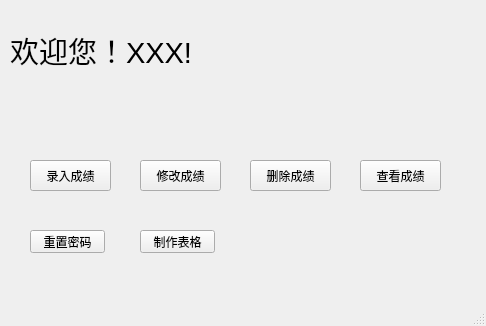
<?xml version="1.0" encoding="UTF-8"?>
<ui version="4.0">
 <class>MainWindow</class>
 <widget class="QMainWindow" name="MainWindow">
  <property name="geometry">
   <rect>
    <x>0</x>
    <y>0</y>
    <width>486</width>
    <height>326</height>
   </rect>
  </property>
  <property name="windowTitle">
   <string>MainWindow</string>
  </property>
  <widget class="QWidget" name="centralwidget">
   <widget class="QLabel" name="label">
    <property name="geometry">
     <rect>
      <x>10</x>
      <y>10</y>
      <width>221</width>
      <height>81</height>
     </rect>
    </property>
    <property name="font">
     <font>
      <family>Arial</family>
      <pointsize>22</pointsize>
     </font>
    </property>
    <property name="text">
     <string>欢迎您！XXX!</string>
    </property>
   </widget>
   <widget class="QPushButton" name="pushButton">
    <property name="geometry">
     <rect>
      <x>30</x>
      <y>160</y>
      <width>81</width>
      <height>31</height>
     </rect>
    </property>
    <property name="text">
     <string>录入成绩</string>
    </property>
   </widget>
   <widget class="QPushButton" name="pushButton_2">
    <property name="geometry">
     <rect>
      <x>140</x>
      <y>160</y>
      <width>81</width>
      <height>31</height>
     </rect>
    </property>
    <property name="text">
     <string>修改成绩</string>
    </property>
   </widget>
   <widget class="QPushButton" name="pushButton_3">
    <property name="geometry">
     <rect>
      <x>250</x>
      <y>160</y>
      <width>81</width>
      <height>31</height>
     </rect>
    </property>
    <property name="text">
     <string>删除成绩</string>
    </property>
   </widget>
   <widget class="QPushButton" name="pushButton_4">
    <property name="geometry">
     <rect>
      <x>360</x>
      <y>160</y>
      <width>81</width>
      <height>31</height>
     </rect>
    </property>
    <property name="text">
     <string>查看成绩</string>
    </property>
   </widget>
   <widget class="QPushButton" name="pushButton_5">
    <property name="geometry">
     <rect>
      <x>30</x>
      <y>230</y>
      <width>75</width>
      <height>23</height>
     </rect>
    </property>
    <property name="text">
     <string>重置密码</string>
    </property>
   </widget>
   <widget class="QPushButton" name="pushButton_6">
    <property name="geometry">
     <rect>
      <x>140</x>
      <y>230</y>
      <width>75</width>
      <height>23</height>
     </rect>
    </property>
    <property name="text">
     <string>制作表格</string>
    </property>
   </widget>
  </widget>
  <widget class="QStatusBar" name="statusbar"/>
 </widget>
 <resources/>
 <connections/>
</ui>
